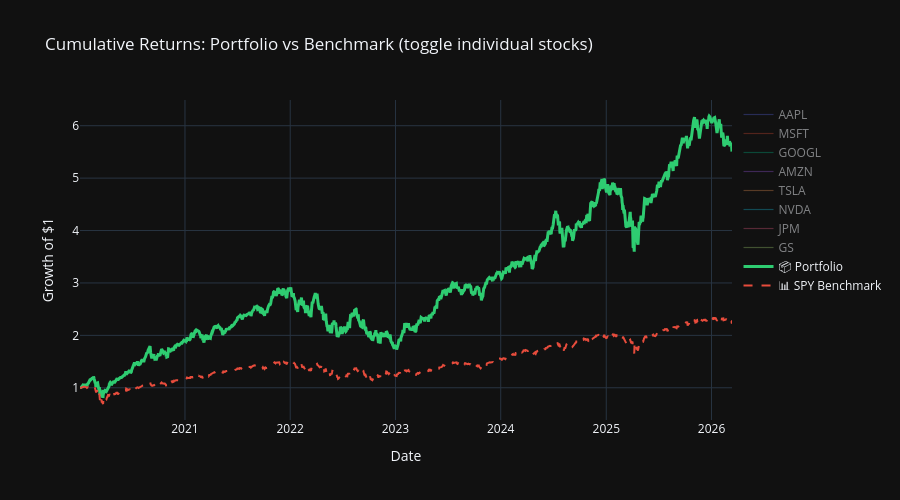

Notebook code cell kept with this figure:
### Code cell
# ── Cumulative Returns Chart (Plotly) ───────────────────────────────────────────
fig = go.Figure()

palette = px.colors.qualitative.Plotly
for i, ticker in enumerate(TICKERS):
    fig.add_trace(go.Scatter(
        x=cum_each.index, y=cum_each[ticker],
        name=ticker, line=dict(width=1.2, color=palette[i % len(palette)]),
        opacity=0.6, visible='legendonly'
    ))

fig.add_trace(go.Scatter(
    x=cum_port.index, y=cum_port,
    name='📦 Portfolio', line=dict(width=3, color='#2ecc71'),
))
fig.add_trace(go.Scatter(
    x=cum_bench.index, y=cum_bench,
    name='📊 SPY Benchmark', line=dict(width=2, color='#e74c3c', dash='dash'),
))

fig.update_layout(
    title='Cumulative Returns: Portfolio vs Benchmark (toggle individual stocks)',
    xaxis_title='Date', yaxis_title='Growth of $1',
    template='plotly_dark', height=500,
    legend=dict(orientation='v', x=1.01),
    hovermode='x unified'
)
fig.show()

### Figure 1 — Plotly figure (JSON) as saved in the notebook; plotly's stock layout.template omitted (floating-point values rounded to 4 significant figures; data arrays with more than 128 entries replaced by an {"elided": "..."} marker saying what was removed)
{"data": [{"line": {"color": "#636EFA", "width": 1.2}, "name": "AAPL", "opacity": 0.6, "type": "scatter", "visible": "legendonly", "x": {"elided": "1556 str values"}, "y": {"elided": "1556 float values"}}, {"line": {"color": "#EF553B", "width": 1.2}, "name": "MSFT", "opacity": 0.6, "type": "scatter", "visible": "legendonly", "x": {"elided": "1556 str values"}, "y": {"elided": "1556 float values"}}, {"line": {"color": "#00CC96", "width": 1.2}, "name": "GOOGL", "opacity": 0.6, "type": "scatter", "visible": "legendonly", "x": {"elided": "1556 str values"}, "y": {"elided": "1556 float values"}}, {"line": {"color": "#AB63FA", "width": 1.2}, "name": "AMZN", "opacity": 0.6, "type": "scatter", "visible": "legendonly", "x": {"elided": "1556 str values"}, "y": {"elided": "1556 float values"}}, {"line": {"color": "#FFA15A", "width": 1.2}, "name": "TSLA", "opacity": 0.6, "type": "scatter", "visible": "legendonly", "x": {"elided": "1556 str values"}, "y": {"elided": "1556 float values"}}, {"line": {"color": "#19D3F3", "width": 1.2}, "name": "NVDA", "opacity": 0.6, "type": "scatter", "visible": "legendonly", "x": {"elided": "1556 str values"}, "y": {"elided": "1556 float values"}}, {"line": {"color": "#FF6692", "width": 1.2}, "name": "JPM", "opacity": 0.6, "type": "scatter", "visible": "legendonly", "x": {"elided": "1556 str values"}, "y": {"elided": "1556 float values"}}, {"line": {"color": "#B6E880", "width": 1.2}, "name": "GS", "opacity": 0.6, "type": "scatter", "visible": "legendonly", "x": {"elided": "1556 str values"}, "y": {"elided": "1556 float values"}}, {"line": {"color": "#2ecc71", "width": 3}, "name": "📦 Portfolio", "type": "scatter", "x": {"elided": "1556 str values"}, "y": {"elided": "1556 float values"}}, {"line": {"color": "#e74c3c", "dash": "dash", "width": 2}, "name": "📊 SPY Benchmark", "type": "scatter", "x": {"elided": "1556 str values"}, "y": {"elided": "1556 float values"}}], "layout": {"height": 500, "hovermode": "x unified", "legend": {"orientation": "v", "x": 1.01}, "title": {"text": "Cumulative Returns: Portfolio vs Benchmark (toggle individual stocks)"}, "xaxis": {"title": {"text": "Date"}}, "yaxis": {"title": {"text": "Growth of $1"}}}}
